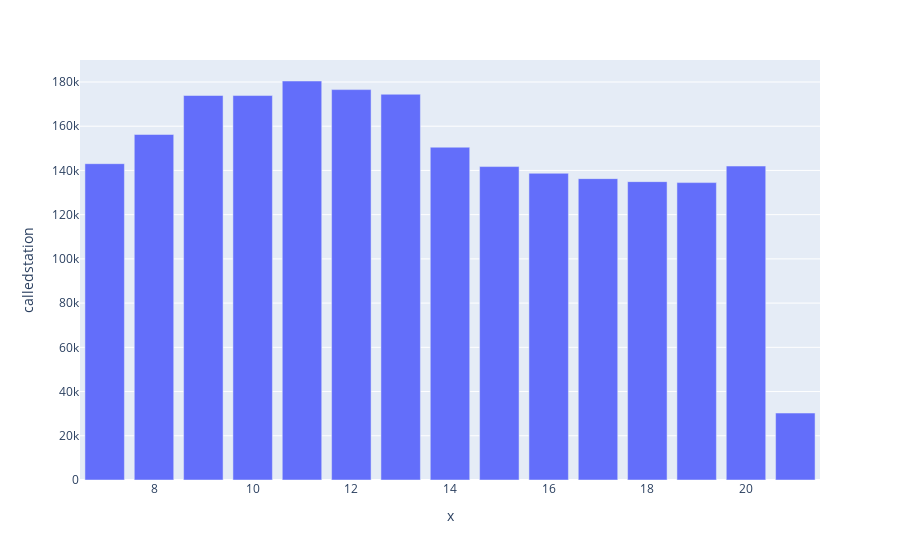

Write notebook code for a chart like this one.
### Code cell
fig = px.bar(df.groupby('hour').count(), 
             x=df.groupby('hour').count().index, 
             y='calledstation')
fig.show()

### Figure 1 — Plotly figure (JSON) as saved in the notebook; plotly's stock layout.template omitted (floating-point values rounded to 4 significant figures)
{"data": [{"alignmentgroup": "True", "hovertemplate": "x=%{x}<br>calledstation=%{y}<extra></extra>", "legendgroup": "", "marker": {"color": "#636efa", "pattern": {"shape": ""}}, "name": "", "offsetgroup": "", "orientation": "v", "showlegend": false, "textposition": "auto", "type": "bar", "x": [7, 8, 9, 10, 11, 12, 13, 14, 15, 16, 17, 18, 19, 20, 21], "xaxis": "x", "y": [143052, 156260, 173886, 173861, 180443, 176555, 174448, 150500, 141743, 138698, 136288, 134928, 134494, 141982, 30273], "yaxis": "y"}], "layout": {"barmode": "relative", "legend": {"tracegroupgap": 0}, "margin": {"t": 60}, "xaxis": {"anchor": "y", "domain": [0, 1], "title": {"text": "x"}}, "yaxis": {"anchor": "x", "domain": [0, 1], "title": {"text": "calledstation"}}}}
